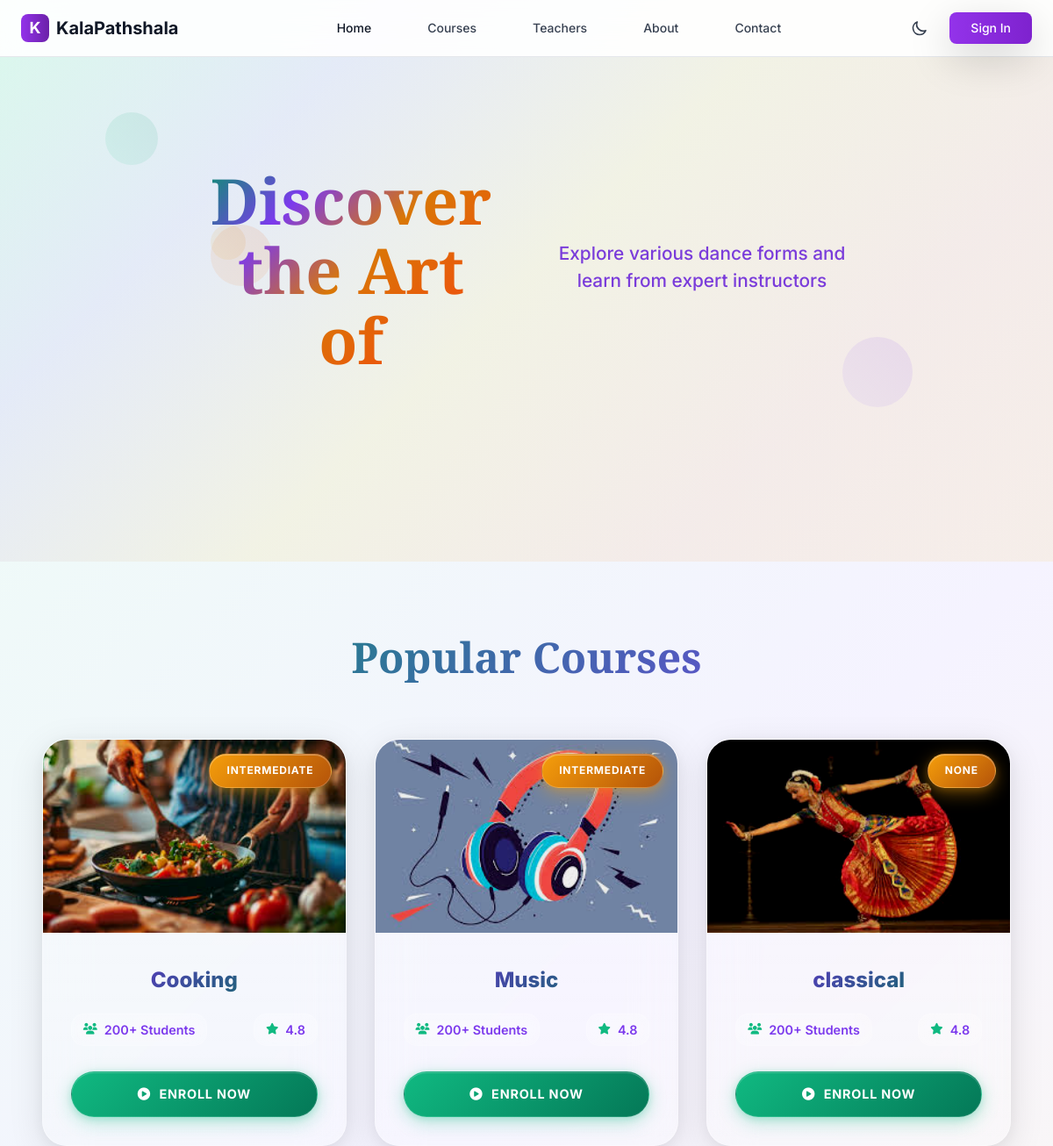
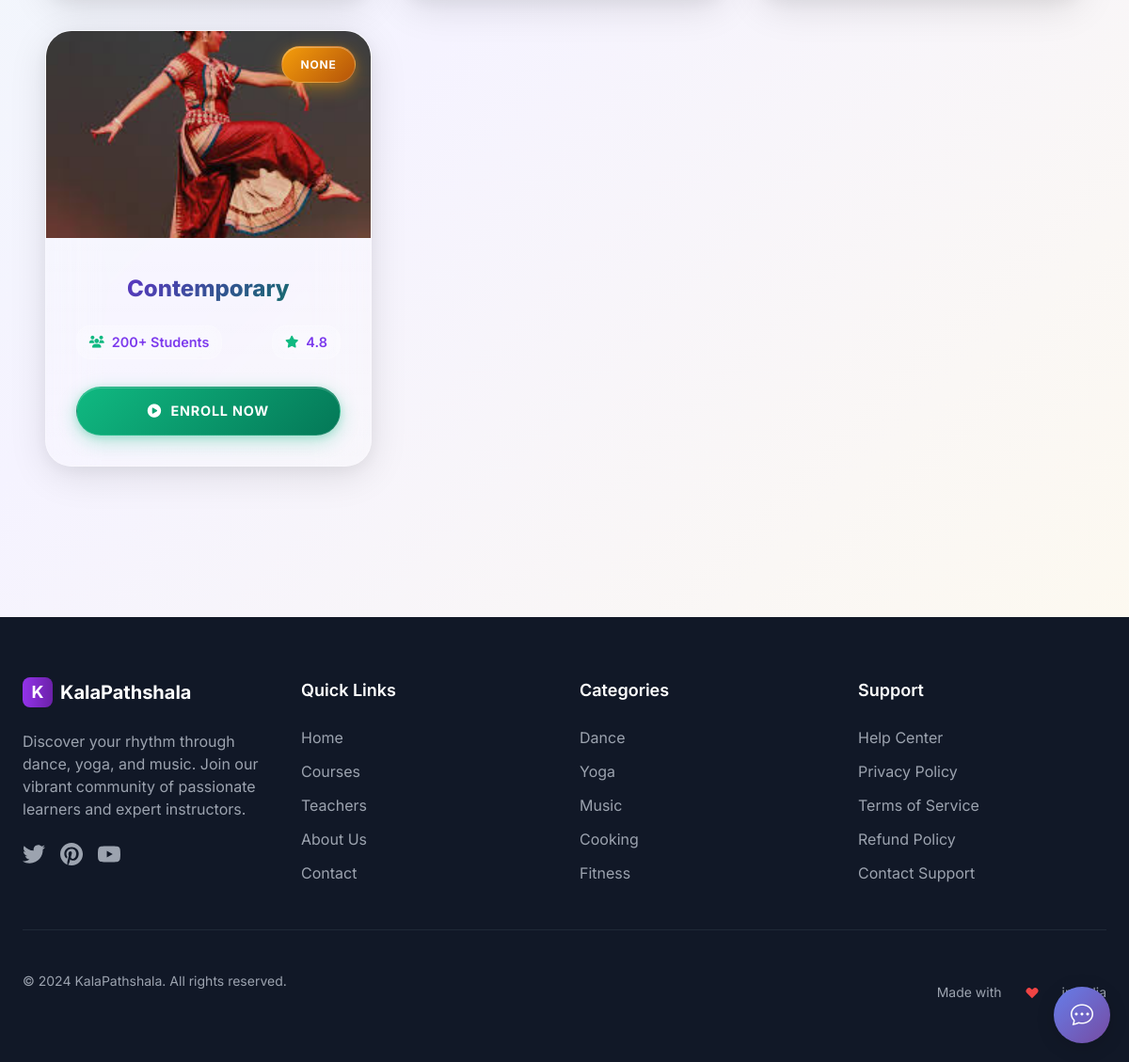
The app's page /courses/category/dance/classical/ with its own data (2 pictures, top to bottom).
### course/models.py (models this page shows, shortened)
class Course(models.Model):
    level_choice = (('Beginner','Beginner'),('Intermediate','Intermediate'),('Advance','Advance'))
    teacher = models.ForeignKey('account.Teacher', on_delete=models.CASCADE, related_name='courses')
    title = models.CharField(max_length=100)
    slug = models.SlugField(unique=True, null=True, blank=True)
    uid = models.UUIDField(default=uuid.uuid4, editable=False, unique=True)
    description = models.TextField()
    image = models.ImageField(upload_to='courses/')
    category = models.ForeignKey(CourseCategory, on_delete=models.CASCADE, related_name='courses')
    subcategory = models.ForeignKey(CourseSubCategory, on_delete=models.CASCADE, default='Beginner',related_name='courses')
    level = models.CharField(max_length=20, choices=level_choice, null=True, blank=True)
    duration = models.CharField(max_length=30, null=True, blank=True)
    price = models.DecimalField(max_digits=10, decimal_places=2, default=0.00)
    discount_price = models.DecimalField(max_digits=10, decimal_places=2, default=0.00)
    is_active = models.BooleanField(default=True)
    is_free = models.BooleanField(default=False)
    created_at = models.DateTimeField(auto_now_add=True)
    updated_at = models.DateTimeField(auto_now=True)

### course/views.py (the view)
# urls.py: path('category/<slug>/<sub>/',views.subcategory_courses,name='subcate_courses'),
def subcategory_courses(request, slug, sub):
    cate = get_object_or_404(models.CourseCategory, slug=slug)
    subcate = get_object_or_404(models.CourseSubCategory, slug=sub)
    course = models.Course.objects.filter(is_active = True,subcategory=subcate)
    return render(request,'courses-cards.html',{'courses':course,'cate':cate,'subcate':subcate})

### templates/courses-cards.html (shortened to what this page needs)
{% extends "index.html" %}
{% block extrastyle %}
<link rel="stylesheet" href="https://cdnjs.cloudflare.com/ajax/libs/font-awesome/6.4.0/css/all.min.css">
<link href="https://unpkg.com/aos@2.3.1/dist/aos.css" rel="stylesheet">
{% endblock extrastyle %}
{% block content %}
<section class="hero-section">
    <div class="hero-bg"></div>
    <div class="floating-shapes">
        <div class="shape shape-1"></div>
        <div class="shape shape-2"></div>
        <div class="shape shape-3"></div>
        <div class="shape shape-4"></div>
    </div>
    <div class="hero-content" data-aos="fade-up" data-aos-duration="1000">
        <h1 class="hero-title">Discover the Art of {{ subcate.title }} {{ cate.title }}</h1>
        <p class="hero-subtitle">Explore various dance forms and learn from expert instructors</p>
    </div>
</section>
<section class="course-listings">
    <div class="courses-container">
        <h2 data-aos="fade-up">Popular {{ cate.title }} Courses</h2>
        <div class="courses-grid">
            {% if courses %}
                {% for course in courses %}
                <div class="course-card" data-aos="fade-up" data-aos-delay="{{ forloop.counter0|add:100 }}">
                    <div class="course-image">
                        <img src="{{course.image.url}}" alt="{{course.title}}">
                        <div class="course-level">{{course.level}}</div>
                    </div>
                    <div class="course-content">
                        <h3>{{course.title}}</h3>
                        <div class="course-stats">
                            <span><i class="fas fa-users"></i> 200+ Students</span>
                            <span><i class="fas fa-star"></i> 4.8</span>
                        </div>
                        <a href="{% url 'course' course.slug %}" class="explore-btn">
                            <i class="fas fa-play-circle"></i> Enroll Now
                        </a>
                    </div>
                </div>
                {% endfor %}
            {% else %}
                <div class="no-courses-alert" data-aos="fade-up">
                    <i class="fas fa-graduation-cap"></i>
                    <h3>No Courses Available</h3>
                    <p>We're working on adding amazing {{ cate.title }} courses. Check back soon for new content!</p>
                </div>
            {% endif %}
        </div>
    </div>
</section>
{% endblock content %}

### templates/index.html (shortened to what this page needs)
<!DOCTYPE html>
<html lang="en">
<head>
    {% load static %}
    <link rel="stylesheet" href="{% static 'css/styles.css' %}">
    <link href="https://cdn.jsdelivr.net/npm/bootstrap@5.3.5/dist/css/bootstrap.min.css" rel="stylesheet">
    <link rel="stylesheet" href="https://cdn.jsdelivr.net/npm/bootstrap-icons@1.11.3/font/bootstrap-icons.min.css">
    <script src="https://cdn.tailwindcss.com"></script>
    {% block extrastyle %}
    {% endblock extrastyle %}
</head>
<body>
    {% include 'components/header.html' %}
    {% block content %}
    {% endblock content %}
    {% include 'components/footer.html' %}
    {% include 'components/chatbot.html' %}

### templates/components/header.html (shortened to what this page needs)
<header class="fixed top-0 left-0 right-0 z-50 bg-white/90 backdrop-blur-md border-b border-gray-200">
  <nav class="max-w-7xl mx-auto px-4 sm:px-6 lg:px-8">
      <div class="flex justify-between items-center h-16">
          <div class="flex-shrink-0">
              <a href="{% url 'home' %}" class="flex items-center space-x-2">
                  <div class="w-8 h-8 bg-gradient-to-r from-purple-600 to-purple-800 rounded-lg flex items-center justify-center">
                      <span class="text-white font-bold text-lg">K</span>
                  </div>
                  <span class="text-xl font-bold text-gray-900">KalaPathshala</span>
              </a>
          </div>
          <div class="hidden md:block">
              <div class="ml-10 flex items-baseline space-x-8">
                  <a href="{% url 'home' %}" class="text-gray-900 hover:text-purple-600 px-3 py-2 text-sm font-medium transition-colors">Home</a>
                  <a href="{% url 'explore' %}" class="text-gray-700 hover:text-purple-600 px-3 py-2 text-sm font-medium transition-colors">Courses</a>
                  <a href="{% url 'exploreTeacher' %}" class="text-gray-700 hover:text-purple-600 px-3 py-2 text-sm font-medium transition-colors">Teachers</a>
                  <a href="#about" class="text-gray-700 hover:text-purple-600 px-3 py-2 text-sm font-medium transition-colors">About</a>
                  <a href="#contact" class="text-gray-700 hover:text-purple-600 px-3 py-2 text-sm font-medium transition-colors">Contact</a>
                </div>
          </div>
          <div class="flex items-center space-x-4">
              <button id="theme-toggle" class="p-2 rounded-lg text-gray-700 hover:text-purple-600 hover:bg-purple-50 transition-colors">
                  <svg class="w-5 h-5" fill="none" stroke="currentColor" viewBox="0 0 24 24">
                      <path stroke-linecap="round" stroke-linejoin="round" stroke-width="2" d="M20.354 15.354A9 9 0 018.646 3.646 9.003 9.003 0 0012 21a9.003 9.003 0 008.354-5.646z" />
                  </svg>
              </button>
              {% if user.is_authenticated %}
                  <a href="{% url 'logout' %}" class="bg-gradient-to-r from-purple-600 to-purple-700 text-white px-4 py-2 rounded-lg text-sm font-medium hover:from-purple-700 hover:to-purple-800 transition-all duration-200 shadow-lg hover:shadow-xl">
                      Sign Out
                  </a>
              {% else %}
                  <a href="{% url 'login' %}" class="bg-gradient-to-r from-purple-600 to-purple-700 text-white px-4 py-2 rounded-lg text-sm font-medium hover:from-purple-700 hover:to-purple-800 transition-all duration-200 shadow-lg hover:shadow-xl">
                      Sign In
                  </a>
              {% endif %}
          </div>
      </div>
  </nav>
</header>

### templates/components/footer.html (shortened to what this page needs)
<footer class="bg-gray-900 text-white">
    <div class="max-w-7xl mx-auto px-4 sm:px-6 lg:px-8 py-16">
        <div class="grid grid-cols-1 md:grid-cols-2 lg:grid-cols-4 gap-8">
            <div class="lg:col-span-1">
                <div class="flex items-center space-x-2 mb-6">
                    <div class="w-8 h-8 bg-gradient-to-r from-purple-600 to-purple-800 rounded-lg flex items-center justify-center">
                        <span class="text-white font-bold text-lg">K</span>
                    </div>
                    <span class="text-xl font-bold">KalaPathshala</span>
                </div>
                <p class="text-gray-400 mb-6">
                    Discover your rhythm through dance, yoga, and music. Join our vibrant community of passionate learners and expert instructors.
                </p>
                <div class="flex space-x-4">
                    <a href="#" class="text-gray-400 hover:text-white transition-colors">
                    </a>
                    <a href="#" class="text-gray-400 hover:text-white transition-colors">
                    </a>
                    <a href="#" class="text-gray-400 hover:text-white transition-colors">
                    </a>
                </div>
            </div>
            <div>
                <h3 class="text-lg font-semibold mb-6">Quick Links</h3>
                <ul class="space-y-3">
                    <li><a href="{% url 'home' %}" class="text-gray-400 hover:text-white transition-colors">Home</a></li>
                    <li><a href="{% url 'explore' %}" class="text-gray-400 hover:text-white transition-colors">Courses</a></li>
                    <li><a href="{% url 'exploreTeacher' %}" class="text-gray-400 hover:text-white transition-colors">Teachers</a></li>
                    <li><a href="#about" class="text-gray-400 hover:text-white transition-colors">About Us</a></li>
                    <li><a href="#contact" class="text-gray-400 hover:text-white transition-colors">Contact</a></li>
                </ul>
            </div>
            <div>
                <h3 class="text-lg font-semibold mb-6">Categories</h3>
                <ul class="space-y-3">
                    <li><a href="#" class="text-gray-400 hover:text-white transition-colors">Dance</a></li>
                    <li><a href="#" class="text-gray-400 hover:text-white transition-colors">Yoga</a></li>
                    <li><a href="#" class="text-gray-400 hover:text-white transition-colors">Music</a></li>
                    <li><a href="#" class="text-gray-400 hover:text-white transition-colors">Cooking</a></li>
                    <li><a href="#" class="text-gray-400 hover:text-white transition-colors">Fitness</a></li>
                </ul>
            </div>
            <div>
                <h3 class="text-lg font-semibold mb-6">Support</h3>
                <ul class="space-y-3">
                    <li><a href="#" class="text-gray-400 hover:text-white transition-colors">Help Center</a></li>
                    <li><a href="#" class="text-gray-400 hover:text-white transition-colors">Privacy Policy</a></li>
                    <li><a href="#" class="text-gray-400 hover:text-white transition-colors">Terms of Service</a></li>
                    <li><a href="#" class="text-gray-400 hover:text-white transition-colors">Refund Policy</a></li>
                    <li><a href="#" class="text-gray-400 hover:text-white transition-colors">Contact Support</a></li>
                </ul>
            </div>
        </div>
        <div class="border-t border-gray-800 mt-12 pt-8 flex flex-col md:flex-row justify-between items-center">
            <p class="text-gray-400 text-sm">
                © 2024 KalaPathshala. All rights reserved.
            </p>
            <div class="flex items-center space-x-6 mt-4 md:mt-0">
                <span class="text-gray-400 text-sm">Made with</span>
                <svg class="w-4 h-4 text-red-500 fill-current" viewBox="0 0 20 20">
                    <path d="M3.172 5.172a4 4 0 015.656 0L10 6.343l1.172-1.171a4 4 0 115.656 5.656L10 17.657l-6.828-6.829a4 4 0 010-5.656z"/>
                </svg>
                <span class="text-gray-400 text-sm">in India</span>
            </div>
        </div>
    </div>
</footer>

### templates/components/chatbot.html (shortened to what this page needs)
<div id="chatbot-widget" class="chatbot-widget">
    <div id="chatbot-toggle" class="chatbot-toggle">
        <i class="bi bi-chat-dots"></i>
    </div>
</div>

### templates/index.html (style rules this page uses)
:root { --violet: #6D29B3; --peach: #FFD6AB; --off-white: #FAF6F3; --charcoal: #22212C; --gold: #FFD700; --violet-light: #8B5FBF; --violet-dark: #4A1A66; --peach-light: #FFE4C4; --charcoal-light: #3A3947; }
html { scroll-behavior: smooth; }
body { font-family: 'Inter', -apple-system, BlinkMacSystemFont, sans-serif; background-color: var(--off-white); color: var(--charcoal); line-height: 1.6; }

### templates/components/chatbot.html (style rules this page uses)
.chatbot-widget { position: fixed; bottom: 20px; right: 20px; z-index: 1000; font-family: -apple-system, BlinkMacSystemFont, 'Segoe UI', Roboto, sans-serif; }
.chatbot-toggle { width: 60px; height: 60px; background: linear-gradient(135deg, #667eea 0%, #764ba2 100%); border-radius: 50%; display: flex; align-items: center; justify-content: center; cursor: pointer; box-shadow: 0 4px 20px rgba(0, 0, 0, 0.15); transition: all 0.3s ease; color: white; font-size: 24px; }

### records on screen
Course: image (picture), level "INTERMEDIATE", title "Cooking"
Course: image (picture), level "INTERMEDIATE", title "Music"
Course: image (picture), level "NONE", title "classical"
Course: image (picture), level "NONE", title "Contemporary"
